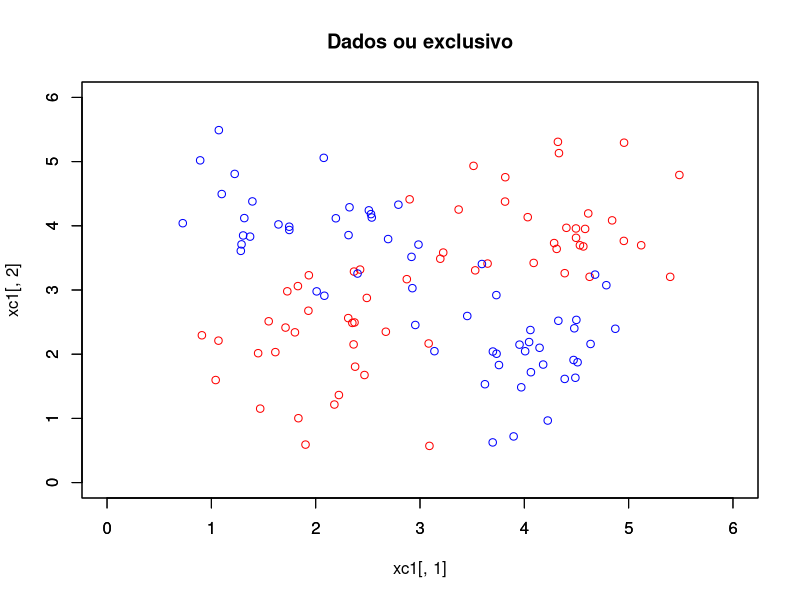
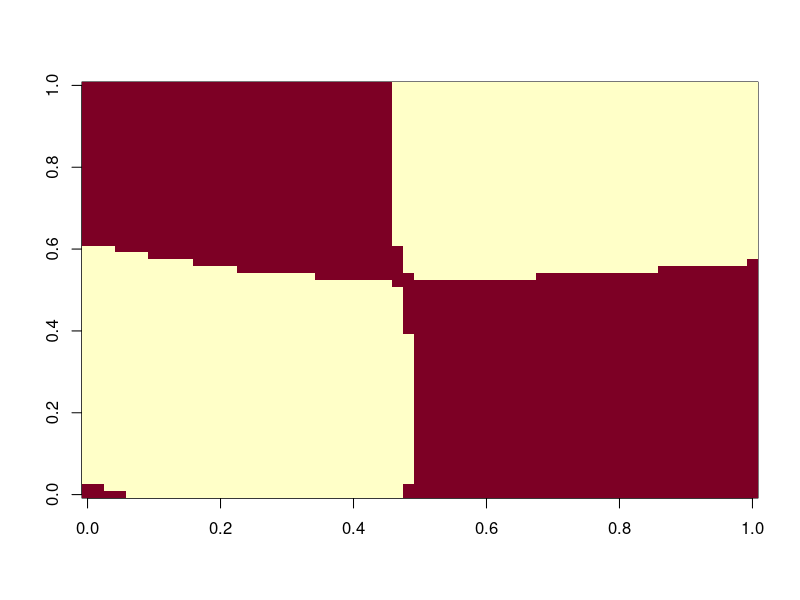
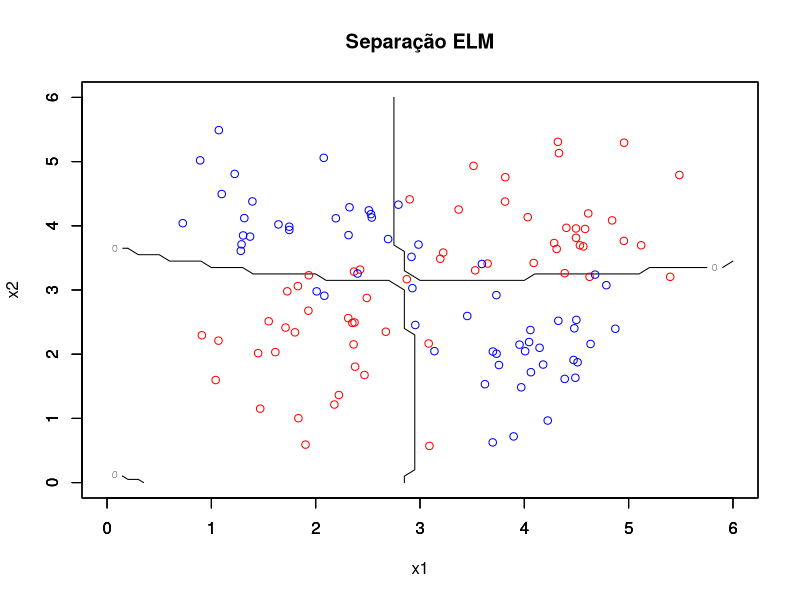

R code for these plots, in order:
#sAÍDA Y=TGH(HW)
#W=H+Y LINEARIZAR
rm(list=ls())
library(corpcor)
set.seed(12345)
#Gerar dados  - Ou exclusivo
N<-30
#Classe 1
m1<-c(2,2)
m2<-c(4,4)
g1<- matrix(rnorm(N*2,sd=0.6),nrow = N,ncol = 2)+matrix(m1,nrow=N,ncol = 2,byrow = T)
g2<- matrix(rnorm(N*2,sd=0.6),nrow = N,ncol = 2)+matrix(m2,nrow=N,ncol = 2,byrow = T)
xc1<-rbind(g1,g2)
#CLASSE 2
m3<-c(2,4)
m4<-c(4,2)
g3<- matrix(rnorm(N*2,sd=0.6),nrow = N,ncol = 2)+matrix(m3,nrow=N,ncol = 2,byrow = T)
g4<- matrix(rnorm(N*2,sd=0.6),nrow = N,ncol = 2)+matrix(m4,nrow=N,ncol = 2,byrow = T)
xc2<-rbind(g3,g4)

#Visualização dos Dados
plot(xc1[,1],xc1[,2],col='red',xlim = c(0,6),ylim = c(0,6),main = "Dados ou exclusivo")
par(new=TRUE)
plot(xc2[,1],xc2[,2],col='blue',xlim = c(0,6),ylim = c(0,6),xlab="",ylab="")


#preparação dados para treinamento
X<-rbind(xc1,xc2)
Y<-rbind(matrix(-1,ncol = 1,nrow = 2*N),matrix(1,ncol = 1,nrow = 2*N))

#Número de Neurônios e primeira matriz de pesos
p<-5
Z<- matrix(runif(3*p,-0.5,0.5),nrow = 3,ncol = p)

#Transformação de X em H -> tANGENTE hIPERBÓLICA NO PRODUTO X por Z
Xaug<-cbind(1,X)
H1<-cbind(1,xc1)%*%Z
H1<-tanh(H1)
H2<-cbind(1,xc2)%*%Z
H2<-tanh(H2)

H<-tanh(Xaug%*%Z)

#Qualquer método pode ser usado para obter w
#Usar pseudoinversa, pois ELMs foram feitas considerando pseudoinversa
Haug<-cbind(1,H)
w<-pseudoinverse(Haug)%*%Y
#Avaliar o modelo
Yhat_train<-sign(Haug%*%w)
e_train<-sum((Y-Yhat_train)^2)/4
print(e_train)

#Gerar superfície de separação
seqx1x2<-seq(0,6,0.1)
lseq<-length(seqx1x2)
MZ<-matrix(nrow=lseq,ncol=lseq)
cr<-0
for (i in 1:lseq)
{
  for (j in 1:lseq)
  {
    cr<-cr+1
    x1<-seqx1x2[i]
    x2<-seqx1x2[j]
    x<-c(x1,x2)
    x<-c(1,x)
    retELM<-tanh(x%*%Z)
    retELM<-c(1,retELM)%*%w
    MZ[i,j]<-sign(retELM)
  }
}
image(MZ)
contour(seqx1x2,seqx1x2,MZ,nlevels=1,xlim=c(0,6),ylim = c(0,6),xlab="",ylab="")
par(new=T)
plot(xc1[,1],xc1[,2],xlim=c(0,6),ylim = c(0,6),col='red',xlab = "x1",ylab = "x2",main ="Separação ELM" )
par(new=T)
plot(xc2[,1],xc2[,2],xlim=c(0,6),ylim = c(0,6),col='blue',xlab="",ylab="")
